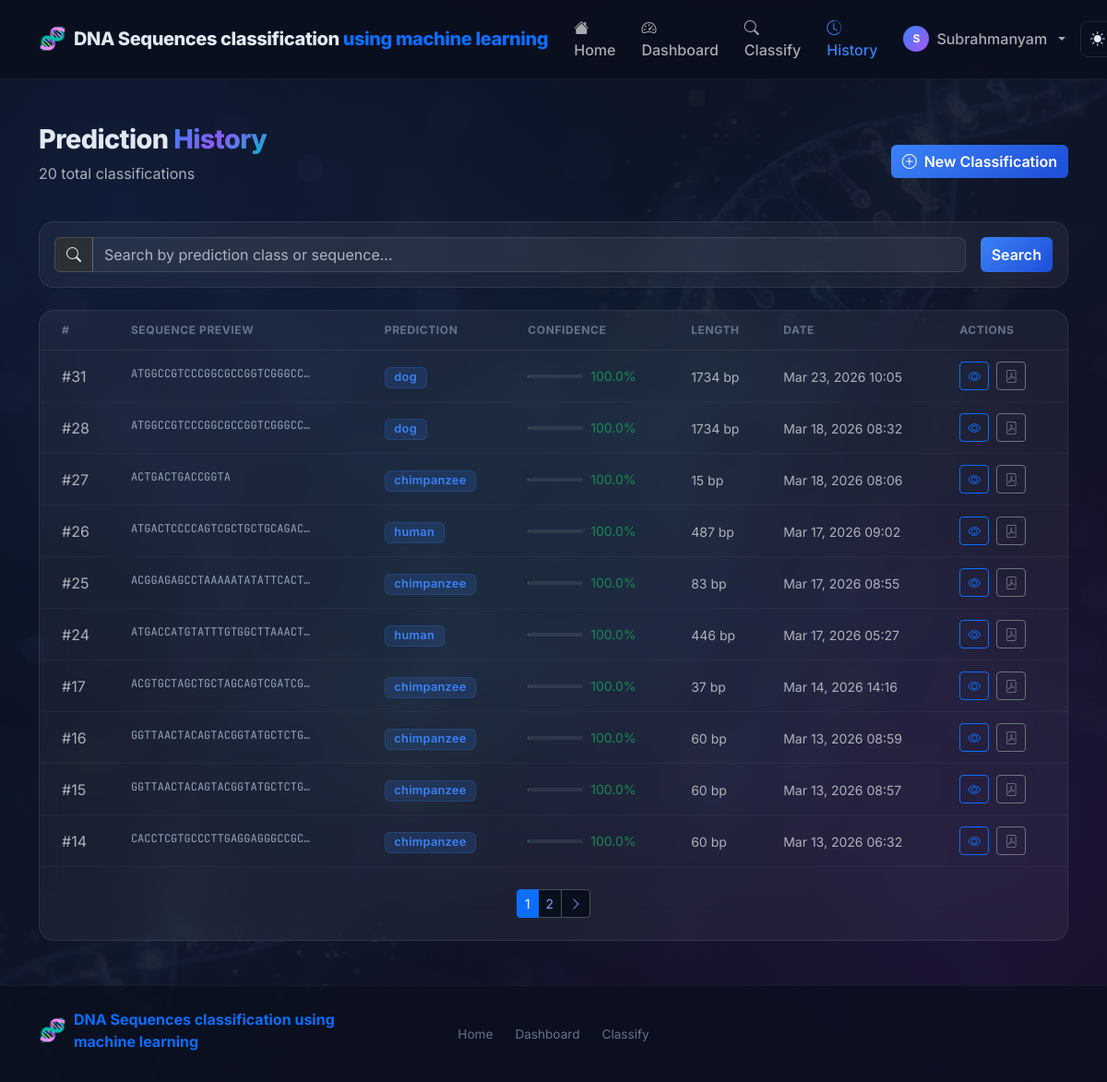
Screenshot of /dna/history/ (signed in) with the database file from the repository.
### dna_classifier/models.py (models this page shows, shortened)
class DNASequence(models.Model):
    user = models.ForeignKey(User, on_delete=models.CASCADE, related_name='dnasequence_set')
    sequence = models.TextField(help_text="The cleaned DNA sequence (ATGC only)")
    prediction = models.CharField(max_length=200)
    confidence_score = models.FloatField(default=0.0, help_text="Prediction confidence (0-1)")
    ai_explanation = models.TextField(blank=True, default='')
    ai_suggestions = models.TextField(blank=True, default='')
    created_at = models.DateTimeField(auto_now_add=True)
    class Meta:
        ordering = ['-created_at']
        verbose_name = 'DNA Sequence'
        verbose_name_plural = 'DNA Sequences'
    @property
    def short_sequence(self):
        return self.sequence[:60] + '...' if len(self.sequence) > 60 else self.sequence
    @property
    def confidence_percent(self):
        return f"{self.confidence_score * 100:.1f}%"
    @property
    def confidence_color(self):
        if self.confidence_score >= 0.8:
            return 'success'
        elif self.confidence_score >= 0.5:
            return 'warning'
        return 'danger'

### dna_classifier/views.py (the view)
# urls.py: path('dna/history/', views.history_view, name='history'),
@login_required
def history_view(request):
    query = request.GET.get('q', '')
    predictions = DNASequence.objects.filter(user=request.user)
    if query:
        predictions = predictions.filter(prediction__icontains=query) | \
                      predictions.filter(sequence__icontains=query)
    paginator = Paginator(predictions.order_by('-created_at'), 10)
    page_number = request.GET.get('page')
    page_obj = paginator.get_page(page_number)
    context = {
        'page_obj': page_obj,
        'query': query,
        'total_count': predictions.count(),
        'title': 'Prediction History',
    }
    return render(request, 'history.html', context)

### templates/history.html (shortened to what this page needs)
{% extends 'base.html' %}
{% block content %}
<div class="container-xl py-5">
    <div class="d-flex justify-content-between align-items-center mb-4">
        <div>
            <h1 class="page-title">Prediction <span class="gradient-text">History</span></h1>
            <p class="text-muted">{{ total_count }} total classification{{ total_count|pluralize }}</p>
        </div>
        <a href="{% url 'dna_input' %}" class="btn btn-primary">
            <i class="bi bi-plus-circle me-2"></i>New Classification
        </a>
    </div>
    <div class="glass-card p-3 mb-4">
        <form method="get" class="d-flex gap-3">
            <div class="input-group">
                <span class="input-group-text"><i class="bi bi-search"></i></span>
                <input type="text" class="form-control" name="q" value="{{ query }}"
                       placeholder="Search by prediction class or sequence...">
            </div>
            <button type="submit" class="btn btn-primary">Search</button>
        </form>
    </div>
    {% if page_obj %}
    <div class="glass-card p-0 overflow-hidden">
        <div class="table-responsive">
            <table class="table table-hover glass-table align-middle mb-0">
                <thead>
                    <tr>
                        <th class="ps-4">#</th>
                        <th>Sequence Preview</th>
                        <th>Prediction</th>
                        <th>Confidence</th>
                        <th>Length</th>
                        <th>Date</th>
                        <th class="pe-4">Actions</th>
                    </tr>
                </thead>
                <tbody>
                    {% for pred in page_obj %}
                    <tr>
                        <td class="ps-4 text-muted">#{{ pred.pk }}</td>
                        <td>
                            <code class="seq-preview font-mono">{{ pred.short_sequence }}</code>
                        </td>
                        <td>
                            <span class="badge prediction-badge">{{ pred.prediction }}</span>
                        </td>
                        <td>
                            <div class="d-flex align-items-center gap-2">
                                <div class="confidence-mini">
                                </div>
                                <small class="text-{{ pred.confidence_color }}">{{ pred.confidence_percent }}</small>
                            </div>
                        </td>
                        <td><small class="text-muted">{{ pred.sequence|length }} bp</small></td>
                        <td><small class="text-muted">{{ pred.created_at|date:"M d, Y H:i" }}</small></td>
                        <td class="pe-4">
                            <div class="d-flex gap-2">
                                <a href="{% url 'result' pred.pk %}" class="btn btn-sm btn-outline-primary" title="View">
                                    <i class="bi bi-eye"></i>
                                </a>
                                <a href="{% url 'export_pdf' pred.pk %}" class="btn btn-sm btn-outline-secondary" title="Export PDF">
                                    <i class="bi bi-file-pdf"></i>
                                </a>
                            </div>
                        </td>
                    </tr>
                    {% endfor %}
                </tbody>
            </table>
        </div>
        {% if page_obj.has_other_pages %}
        <div class="d-flex justify-content-center py-4">
            <nav>
                <ul class="pagination pagination-sm mb-0">
                    {% for num in page_obj.paginator.page_range %}
                    <li class="page-item {% if page_obj.number == num %}active{% endif %}">
                        <a class="page-link" href="?page={{ num }}{% if query %}&q={{ query }}{% endif %}">{{ num }}</a>
                    </li>
                    {% endfor %}
                    {% if page_obj.has_next %}
                    <li class="page-item">
                        <a class="page-link" href="?page={{ page_obj.next_page_number }}{% if query %}&q={{ query }}{% endif %}">
                            <i class="bi bi-chevron-right"></i>
                        </a>
                    </li>
                    {% endif %}
                </ul>
            </nav>
        </div>
        {% endif %}
    </div>
    {% endif %}
</div>
{% endblock %}

### templates/base.html (shortened to what this page needs)
<!DOCTYPE html>
<html lang="en" data-bs-theme="dark">
<head>
    <link href="https://cdn.jsdelivr.net/npm/bootstrap@5.3.2/dist/css/bootstrap.min.css" rel="stylesheet">
    <link href="https://cdn.jsdelivr.net/npm/bootstrap-icons@1.11.3/font/bootstrap-icons.css" rel="stylesheet">
    {% load static %}
    <link rel="stylesheet" href="{% static 'css/styles.css' %}">
</head>
<body class="{% block body_class %}{% endblock %}">
<nav class="navbar navbar-expand-lg navbar-glass sticky-top" id="mainNav">
    <div class="container-xl">
        <a class="navbar-brand d-flex align-items-center gap-2" href="{% url 'home' %}">
            <div class="brand-icon">🧬</div>
            <div>
                <span class="brand-text">DNA Sequences classification <span class="text-primary">using machine learning</span></span>
            </div>
        </a>
        <div class="collapse navbar-collapse" id="navbarNav">
            <ul class="navbar-nav ms-auto align-items-lg-center gap-1">
                <li class="nav-item">
                    <a class="nav-link {% if request.resolver_match.url_name == 'home' %}active{% endif %}" href="{% url 'home' %}">
                        <i class="bi bi-house-fill me-1"></i>Home
                    </a>
                </li>
                {% if user.is_authenticated %}
                <li class="nav-item">
                    <a class="nav-link {% if request.resolver_match.url_name == 'dashboard' %}active{% endif %}" href="{% url 'dashboard' %}">
                        <i class="bi bi-speedometer2 me-1"></i>Dashboard
                    </a>
                </li>
                <li class="nav-item">
                    <a class="nav-link {% if request.resolver_match.url_name == 'dna_input' %}active{% endif %}" href="{% url 'dna_input' %}">
                        <i class="bi bi-search me-1"></i>Classify
                    </a>
                </li>
                <li class="nav-item">
                    <a class="nav-link {% if request.resolver_match.url_name == 'history' %}active{% endif %}" href="{% url 'history' %}">
                        <i class="bi bi-clock-history me-1"></i>History
                    </a>
                </li>
                <li class="nav-item dropdown">
                    <a class="nav-link dropdown-toggle d-flex align-items-center gap-2" href="#" data-bs-toggle="dropdown">
                        <div class="avatar-sm">{{ user.username|first|upper }}</div>
                        {{ user.username }}
                    </a>
                </li>
                {% endif %}
                <li class="nav-item">
                    <button class="btn btn-icon" id="themeToggle" title="Toggle theme">
                        <i class="bi bi-sun-fill" id="themeIcon"></i>
                    </button>
                </li>
            </ul>
        </div>
    </div>
</nav>
<main class="main-content">
    {% block content %}{% endblock %}
</main>
<footer class="footer mt-auto">
    <div class="container-xl">
        <div class="row align-items-center py-4">
            <div class="col-md-4">
                <div class="d-flex align-items-center gap-2 mb-2">
                    <span class="fs-4">🧬</span>
                    <strong class="text-primary">DNA Sequences classification
using machine learning</strong>
                </div>
            </div>
            <div class="col-md-4 text-center">
                <div class="footer-links">
                    <a href="{% url 'home' %}">Home</a>
                    {% if user.is_authenticated %}
                    <a href="{% url 'dashboard' %}">Dashboard</a>
                    <a href="{% url 'dna_input' %}">Classify</a>
                    {% else %}
                    <a href="{% url 'register' %}">Register</a>
                    <a href="{% url 'login' %}">Login</a>
                    {% endif %}
                </div>
            </div>
        </div>
    </div>
</footer>
</body>
</html>

### rows the page displays
DNASequence: pk "31", short_sequence "ATGGCCGTCCCGGCGCCGGTCGGGCC…", prediction "dog", confidence_percent "100.0%", sequence|length "1734", created_at "Mar 23, 2026 10:05"
DNASequence: pk "28", short_sequence "ATGGCCGTCCCGGCGCCGGTCGGGCC…", prediction "dog", confidence_percent "100.0%", sequence|length "1734", created_at "Mar 18, 2026 08:32"
DNASequence: pk "27", short_sequence "ACTGACTGACCGGTA", prediction "chimpanzee", confidence_percent "100.0%", sequence|length "15", created_at "Mar 18, 2026 08:06"
DNASequence: pk "26", short_sequence "ATGACTCCCCAGTCGCTGCTGCAGAC…", prediction "human", confidence_percent "100.0%", sequence|length "487", created_at "Mar 17, 2026 09:02"
DNASequence: pk "25", short_sequence "ACGGAGAGCCTAAAAATATATTCACT…", prediction "chimpanzee", confidence_percent "100.0%", sequence|length "83", created_at "Mar 17, 2026 08:55"
DNASequence: pk "24", short_sequence "ATGACCATGTATTTGTGGCTTAAACT…", prediction "human", confidence_percent "100.0%", sequence|length "446", created_at "Mar 17, 2026 05:27"
DNASequence: pk "17", short_sequence "ACGTGCTAGCTGCTAGCAGTCGATCG…", prediction "chimpanzee", confidence_percent "100.0%", sequence|length "37", created_at "Mar 14, 2026 14:16"
DNASequence: pk "16", short_sequence "GGTTAACTACAGTACGGTATGCTCTG…", prediction "chimpanzee", confidence_percent "100.0%", sequence|length "60", created_at "Mar 13, 2026 08:59"
DNASequence: pk "15", short_sequence "GGTTAACTACAGTACGGTATGCTCTG…", prediction "chimpanzee", confidence_percent "100.0%", sequence|length "60", created_at "Mar 13, 2026 08:57"
DNASequence: pk "14", short_sequence "CACCTCGTGCCCTTGAGGAGGGCCGC…", prediction "chimpanzee", confidence_percent "100.0%", sequence|length "60", created_at "Mar 13, 2026 06:32"

### other values shown
{{ user.username|first|upper }} "S"
{{ user.username }} "Subrahmanyam"
{{ total_count }} "20"
{{ num }} "1" "2"
